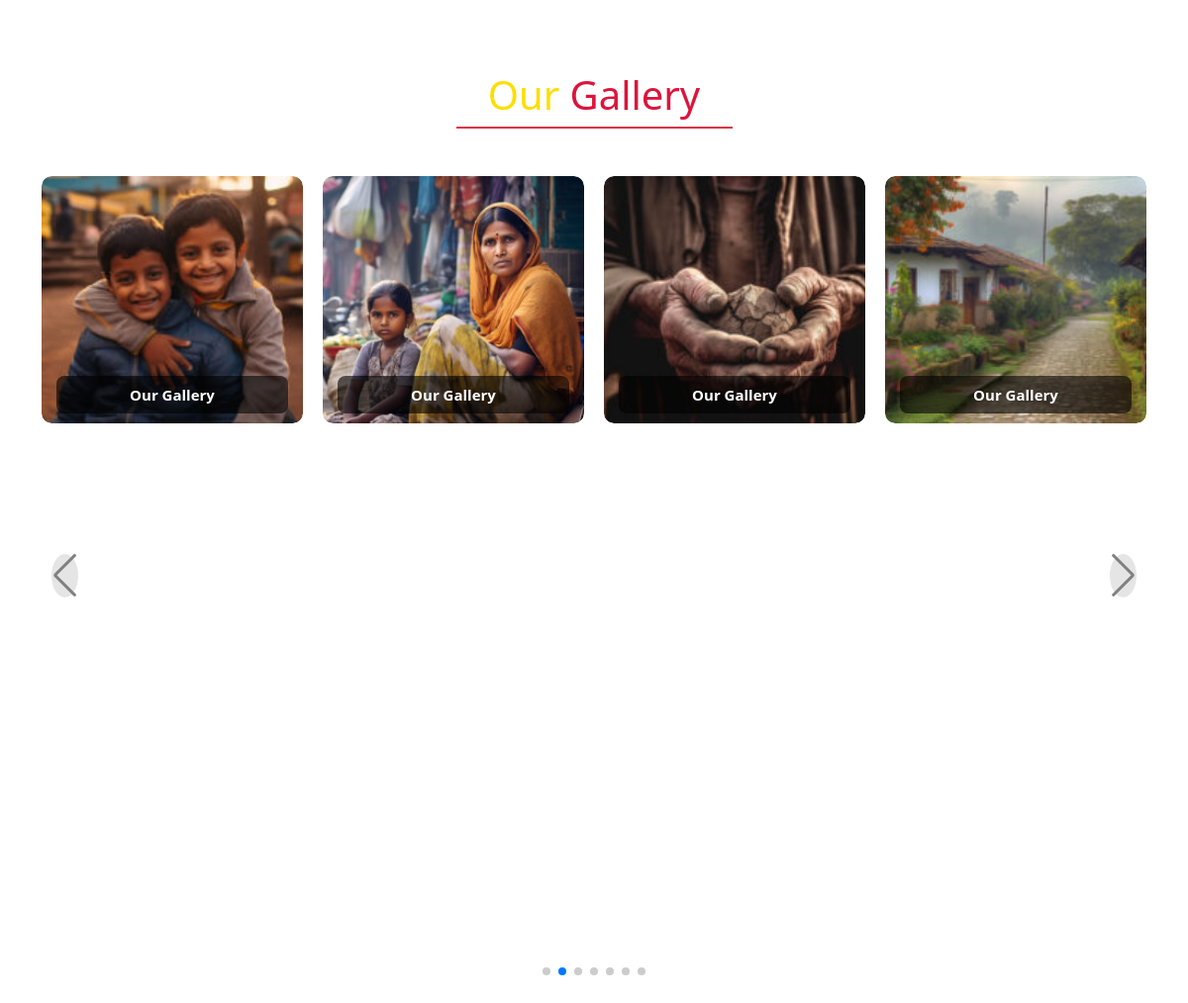
The app's page /gallery/ (signed in) with its own data.
### Users/models.py (models this page shows, shortened)
class Gallery(models.Model):
    title = models.CharField(max_length=200,help_text="Image caption or title")
    image = models.ImageField(upload_to="gallery/", help_text="Upload gallery image")
    is_active = models.BooleanField(default=True, help_text="Show/Hide this image")
    created_at = models.DateTimeField(auto_now_add=True)
    is_deleted = models.BooleanField(default=False, blank=True, null=True)
    class Meta:
        ordering = ["-created_at"]
    class Meta:
        verbose_name = "Gallery Image"              # singular name
        verbose_name_plural = "Gallery Images"

### Users/views.py (the view)
# urls.py: path('gallery/', views.gallery_view, name='gallery_view'),
def gallery_view(request):
    if 'user_id' not in request.session:
        return redirect('login_view')
    gallery_images = Gallery.objects.filter(is_active=True,is_deleted=False )
    return render(request, 'gallery.html', {'gallery_images': gallery_images})

### templates/gallery.html (shortened to what this page needs)
  <link href="https://cdn.jsdelivr.net/npm/bootstrap@5.3.3/dist/css/bootstrap.min.css" rel="stylesheet">
  <link href="https://cdn.jsdelivr.net/npm/bootstrap@5.3.3/dist/css/bootstrap.min.css" rel="stylesheet">
  <link href="https://cdnjs.cloudflare.com/ajax/libs/font-awesome/6.4.0/css/all.min.css" rel="stylesheet">
<link href="https://cdn.jsdelivr.net/npm/bootstrap@5.3.0/dist/css/bootstrap.min.css" rel="stylesheet">
<section class="container py-5 text-center">
    <div class="text-center mb-5 mt-4">
      <h3 class="fw-bold">
        <h1 style="color: #FEDE00;">Our  <span style="color: crimson;">Gallery</span></h1>
      </h3>
      <div class="d-flex justify-content-center align-items-center">
        <span class="border-top border-2 border-danger w-25"></span>
      </div>
    </div>
  <div class="swiper mySwiper-4 mt-5">
    <div class="swiper-wrapper">
{% for item in gallery_images %}
      <div class="swiper-slide">
        <div class="charity-card-4">
          <img src="{{ item.image.url }}" alt="{{ item.title|default:'Gallery Image' }}">
          {% if item.title %}
            <div class="caption-4">{{ item.title }}</div>
          {% endif %}
        </div>
      </div>
      {% endfor %}
    </div>
    <div class="swiper-pagination-4"></div>
    <div class="swiper-button-next swiper-button-next-4"></div>
    <div class="swiper-button-prev swiper-button-prev-4"></div>
  </div>
</section>
<link rel="stylesheet" href="https://cdn.jsdelivr.net/npm/swiper@11/swiper-bundle.min.css" />

### templates/gallery.html (style rules this page uses)
.swiper-button-next::after, .swiper-button-prev::after { color: grey; font-size: 20px; }
.swiper-button-next, .swiper-button-prev { background-color: rgba(0, 0, 0, 0.1); border-radius: 50%; width: 40px; height: 40px; display: flex; justify-content: center; align-items: center; }
.charity-card-4 { position: relative; overflow: hidden; border-radius: 10px; }
.charity-card-4 img { width: 100%; height: 250px; object-fit: cover; border-radius: 10px; }
.caption-4 { position: absolute; bottom: 10px; left: 15px; right: 15px; background: rgba(0, 0, 0, 0.6); color: #fff; padding: 8px; border-radius: 8px; font-weight: 600; font-size: 15px; text-align: center; }
.swiper-button-next-4::after, .swiper-button-prev-4::after { color: grey; font-size: 18px; }
.swiper-button-next-4, .swiper-button-prev-4 { background-color: rgba(0, 0, 0, 0.1); border-radius: 50%; width: 36px; height: 36px; display: flex; justify-content: center; align-items: center; }

### records on screen
Gallery: image (picture), title "Our Gallery"
Gallery: image (picture), title "Our Gallery"
Gallery: image (picture), title "Our Gallery"
Gallery: image (picture), title "Our Gallery"
